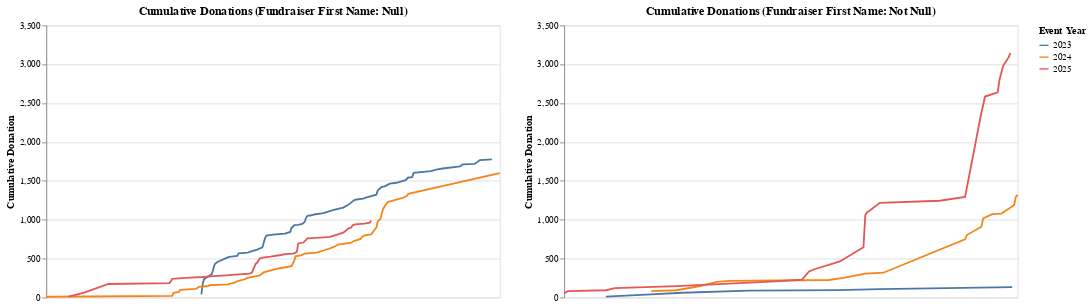

Write notebook code for a chart like this one.
### Markdown cell above
## Donor behaviour, donation to a runner vs general donation
Lets see the donation activity between donors that donated in general and donors that donated to a fundraiser. 
Interestingly enough, in 2023 almost all donations were general donations. But, in 2025 our runners seem to be the main driver for revenue. With donation triple of general donation. Whereas in 2024 general donation and donation to a fundraiser does not show too much gap.

General donation shows a steady growth leading up to race day.

### Code cell
# Chart for 'Fundraiser first name' is null
null_chart = alt.Chart(donations).transform_filter(
    alt.datum['Fundraiser first name'] == None  # Filter for null
).transform_calculate(
    shifted_date=alt.expr.toDate(
        alt.expr.datetime(
            alt.expr.year(alt.datum.Date),
            alt.expr.month(alt.datum.Date) + 7,
            alt.expr.date(alt.datum.Date) + 20
        )
    )
).transform_window(
    cumulative_donation='sum(Donated)',
    sort=[{'field': 'shifted_date'}],  # Sort by the shifted date
    groupby=['Event Year']
).mark_line(strokeWidth=2).encode(
    alt.X('monthdate(shifted_date):T', title='Month-Day (Shifted +6 Months)', axis=None),
    alt.Y('cumulative_donation:Q', title='Cumulative Donation',
          scale=alt.Scale(domain=[0, 3500])),  # Set fixed Y-axis range
    color='Event Year:N',
    tooltip='Event Year:N'
).properties(
    title="Cumulative Donations (Fundraiser First Name: Null)",
    width=500
)

# Chart for 'Fundraiser first name' is not null
not_null_chart = alt.Chart(donations).transform_filter(
    alt.datum['Fundraiser first name'] != None  # Filter for not null
).transform_calculate(
    shifted_date=alt.expr.toDate(
        alt.expr.datetime(
            alt.expr.year(alt.datum.Date),
            alt.expr.month(alt.datum.Date) + 7,
            alt.expr.date(alt.datum.Date) + 20
        )
    )
).transform_window(
    cumulative_donation='sum(Donated)',
    sort=[{'field': 'shifted_date'}],  # Sort by the shifted date
    groupby=['Event Year']
).mark_line(strokeWidth=2).encode(
    alt.X('monthdate(shifted_date):T', title='Month-Day (Shifted +6 Months)', axis=None),
    alt.Y('cumulative_donation:Q', title='Cumulative Donation',
          scale=alt.Scale(domain=[0, 3500])),  # Set fixed Y-axis range
    color='Event Year:N',
    tooltip='Event Year:N'
).properties(
    title="Cumulative Donations (Fundraiser First Name: Not Null)",
    width=500
)

# Combine the two charts horizontally
two_charts = alt.hconcat(null_chart, not_null_chart).resolve_scale(
    y='shared'  # Share the Y-axis scale between the charts
)

two_charts

### Figure 1 — Vega-Lite specification as saved in the notebook (floating-point values rounded to 4 significant figures; data arrays with more than 128 entries replaced by an {"elided": "..."} marker saying what was removed)
{"config": {"view": {"continuousWidth": 300, "continuousHeight": 300}}, "hconcat": [{"mark": {"type": "line", "strokeWidth": 2}, "encoding": {"color": {"field": "Event Year", "type": "nominal"}, "tooltip": {"field": "Event Year", "type": "nominal"}, "x": {"axis": null, "field": "shifted_date", "timeUnit": "monthdate", "title": "Month-Day (Shifted +6 Months)", "type": "temporal"}, "y": {"field": "cumulative_donation", "scale": {"domain": [0, 3500]}, "title": "Cumulative Donation", "type": "quantitative"}}, "title": "Cumulative Donations (Fundraiser First Name: Null)", "transform": [{"filter": "(datum['Fundraiser first name'] === null)"}, {"calculate": "toDate(datetime(year(datum.Date),(month(datum.Date) + 7),(date(datum.Date) + 20),null,null,null,null))", "as": "shifted_date"}, {"window": [{"op": "sum", "field": "Donated", "as": "cumulative_donation"}], "groupby": ["Event Year"], "sort": [{"field": "shifted_date"}]}], "width": 500}, {"mark": {"type": "line", "strokeWidth": 2}, "encoding": {"color": {"field": "Event Year", "type": "nominal"}, "tooltip": {"field": "Event Year", "type": "nominal"}, "x": {"axis": null, "field": "shifted_date", "timeUnit": "monthdate", "title": "Month-Day (Shifted +6 Months)", "type": "temporal"}, "y": {"field": "cumulative_donation", "scale": {"domain": [0, 3500]}, "title": "Cumulative Donation", "type": "quantitative"}}, "title": "Cumulative Donations (Fundraiser First Name: Not Null)", "transform": [{"filter": "(datum['Fundraiser first name'] !== null)"}, {"calculate": "toDate(datetime(year(datum.Date),(month(datum.Date) + 7),(date(datum.Date) + 20),null,null,null,null))", "as": "shifted_date"}, {"window": [{"op": "sum", "field": "Donated", "as": "cumulative_donation"}], "groupby": ["Event Year"], "sort": [{"field": "shifted_date"}]}], "width": 500}], "data": {"name": "data-22a9fc2c9a9fb3ca35239a47c41dc085"}, "resolve": {"scale": {"y": "shared"}}, "$schema": "https://vega.github.io/schema/vega-lite/v5.20.1.json", "datasets": {"data-22a9fc2c9a9fb3ca35239a47c41dc085": {"elided": "270 records"}}}
